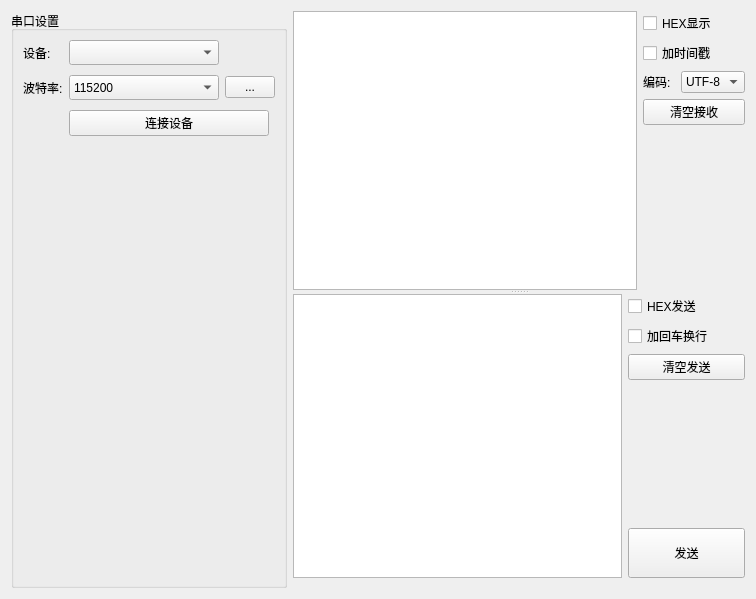
<?xml version="1.0" encoding="UTF-8"?>
<ui version="4.0">
 <class>SerialAssisWidget</class>
 <widget class="QWidget" name="SerialAssisWidget">
  <property name="geometry">
   <rect>
    <x>0</x>
    <y>0</y>
    <width>756</width>
    <height>599</height>
   </rect>
  </property>
  <property name="windowTitle">
   <string>Form</string>
  </property>
  <layout class="QVBoxLayout" name="verticalLayout_2">
   <item>
    <layout class="QHBoxLayout" name="horizontalLayout_2" stretch="0,1">
     <item>
      <widget class="QGroupBox" name="groupBox">
       <property name="maximumSize">
        <size>
         <width>550</width>
         <height>16777215</height>
        </size>
       </property>
       <property name="title">
        <string>串口设置</string>
       </property>
       <layout class="QVBoxLayout" name="verticalLayout">
        <item>
         <layout class="QGridLayout" name="gridLayout">
          <property name="verticalSpacing">
           <number>10</number>
          </property>
          <item row="1" column="1">
           <widget class="QComboBox" name="cb_baud_rate">
            <property name="minimumSize">
             <size>
              <width>150</width>
              <height>25</height>
             </size>
            </property>
            <property name="maximumSize">
             <size>
              <width>150</width>
              <height>16777215</height>
             </size>
            </property>
            <property name="currentIndex">
             <number>9</number>
            </property>
            <item>
             <property name="text">
              <string>1200</string>
             </property>
            </item>
            <item>
             <property name="text">
              <string>2400</string>
             </property>
            </item>
            <item>
             <property name="text">
              <string>4800</string>
             </property>
            </item>
            <item>
             <property name="text">
              <string>9600</string>
             </property>
            </item>
            <item>
             <property name="text">
              <string>14400</string>
             </property>
            </item>
            <item>
             <property name="text">
              <string>19200</string>
             </property>
            </item>
            <item>
             <property name="text">
              <string>28800</string>
             </property>
            </item>
            <item>
             <property name="text">
              <string>38400</string>
             </property>
            </item>
            <item>
             <property name="text">
              <string>57600</string>
             </property>
            </item>
            <item>
             <property name="text">
              <string>115200</string>
             </property>
            </item>
           </widget>
          </item>
          <item row="0" column="1">
           <widget class="QComboBox" name="cb_device">
            <property name="minimumSize">
             <size>
              <width>0</width>
              <height>25</height>
             </size>
            </property>
            <property name="maximumSize">
             <size>
              <width>150</width>
              <height>16777215</height>
             </size>
            </property>
           </widget>
          </item>
          <item row="1" column="0">
           <widget class="QLabel" name="label_2">
            <property name="text">
             <string>波特率:</string>
            </property>
           </widget>
          </item>
          <item row="0" column="2">
           <widget class="QPushButton" name="btn_refresh">
            <property name="minimumSize">
             <size>
              <width>0</width>
              <height>25</height>
             </size>
            </property>
            <property name="maximumSize">
             <size>
              <width>50</width>
              <height>16777215</height>
             </size>
            </property>
            <property name="styleSheet">
             <string notr="true">border:none;
text-align:center;</string>
            </property>
            <property name="text">
             <string/>
            </property>
            <property name="icon">
             <iconset resource="resource.qrc">
              <normaloff>:/icon/res/refresh.png</normaloff>:/icon/res/refresh.png</iconset>
            </property>
           </widget>
          </item>
          <item row="2" column="1" colspan="2">
           <widget class="QPushButton" name="btn_connect">
            <property name="maximumSize">
             <size>
              <width>200</width>
              <height>16777215</height>
             </size>
            </property>
            <property name="text">
             <string>连接设备</string>
            </property>
           </widget>
          </item>
          <item row="0" column="0">
           <widget class="QLabel" name="label">
            <property name="layoutDirection">
             <enum>Qt::RightToLeft</enum>
            </property>
            <property name="text">
             <string>设备:</string>
            </property>
           </widget>
          </item>
          <item row="1" column="2">
           <widget class="QToolButton" name="btn_baud_set">
            <property name="minimumSize">
             <size>
              <width>50</width>
              <height>22</height>
             </size>
            </property>
            <property name="maximumSize">
             <size>
              <width>16777215</width>
              <height>16777215</height>
             </size>
            </property>
            <property name="text">
             <string>...</string>
            </property>
           </widget>
          </item>
          <item row="3" column="0" colspan="3">
           <spacer name="verticalSpacer">
            <property name="orientation">
             <enum>Qt::Vertical</enum>
            </property>
            <property name="sizeHint" stdset="0">
             <size>
              <width>20</width>
              <height>40</height>
             </size>
            </property>
           </spacer>
          </item>
         </layout>
        </item>
       </layout>
      </widget>
     </item>
     <item>
      <widget class="QSplitter" name="splitter">
       <property name="orientation">
        <enum>Qt::Vertical</enum>
       </property>
       <widget class="QWidget" name="layoutWidget">
        <layout class="QGridLayout" name="gridLayout_2">
         <item row="0" column="0" rowspan="5">
          <widget class="QTextEdit" name="recv_textEdit"/>
         </item>
         <item row="0" column="1">
          <widget class="QCheckBox" name="cb_hexDisplay">
           <property name="text">
            <string>HEX显示</string>
           </property>
          </widget>
         </item>
         <item row="1" column="1">
          <widget class="QCheckBox" name="cb_time">
           <property name="text">
            <string>加时间戳</string>
           </property>
          </widget>
         </item>
         <item row="2" column="1">
          <layout class="QHBoxLayout" name="horizontalLayout">
           <item>
            <widget class="QLabel" name="label_3">
             <property name="text">
              <string>编码:</string>
             </property>
            </widget>
           </item>
           <item>
            <widget class="QComboBox" name="cb_encode">
             <item>
              <property name="text">
               <string>UTF-8</string>
              </property>
             </item>
             <item>
              <property name="text">
               <string>GBK</string>
              </property>
             </item>
            </widget>
           </item>
          </layout>
         </item>
         <item row="3" column="1">
          <widget class="QPushButton" name="btn_clearRecv">
           <property name="minimumSize">
            <size>
             <width>102</width>
             <height>0</height>
            </size>
           </property>
           <property name="text">
            <string>清空接收</string>
           </property>
          </widget>
         </item>
         <item row="4" column="1">
          <spacer name="verticalSpacer_2">
           <property name="orientation">
            <enum>Qt::Vertical</enum>
           </property>
           <property name="sizeHint" stdset="0">
            <size>
             <width>20</width>
             <height>40</height>
            </size>
           </property>
          </spacer>
         </item>
        </layout>
       </widget>
       <widget class="QWidget" name="layoutWidget">
        <layout class="QGridLayout" name="gridLayout_3">
         <property name="bottomMargin">
          <number>10</number>
         </property>
         <item row="0" column="0" rowspan="5">
          <widget class="QTextEdit" name="send_textEdit"/>
         </item>
         <item row="0" column="1">
          <widget class="QCheckBox" name="cb_hexSend">
           <property name="text">
            <string>HEX发送</string>
           </property>
          </widget>
         </item>
         <item row="1" column="1">
          <widget class="QCheckBox" name="cb_CRLF">
           <property name="text">
            <string>加回车换行</string>
           </property>
          </widget>
         </item>
         <item row="2" column="1">
          <widget class="QPushButton" name="btn_clearSend">
           <property name="minimumSize">
            <size>
             <width>117</width>
             <height>0</height>
            </size>
           </property>
           <property name="maximumSize">
            <size>
             <width>117</width>
             <height>16777215</height>
            </size>
           </property>
           <property name="text">
            <string>清空发送</string>
           </property>
          </widget>
         </item>
         <item row="3" column="1">
          <spacer name="verticalSpacer_3">
           <property name="orientation">
            <enum>Qt::Vertical</enum>
           </property>
           <property name="sizeHint" stdset="0">
            <size>
             <width>20</width>
             <height>40</height>
            </size>
           </property>
          </spacer>
         </item>
         <item row="4" column="1">
          <widget class="QPushButton" name="btn_send">
           <property name="minimumSize">
            <size>
             <width>0</width>
             <height>50</height>
            </size>
           </property>
           <property name="text">
            <string>发送</string>
           </property>
          </widget>
         </item>
        </layout>
       </widget>
      </widget>
     </item>
    </layout>
   </item>
  </layout>
 </widget>
 <resources>
  <include location="resource.qrc"/>
 </resources>
 <connections/>
</ui>
